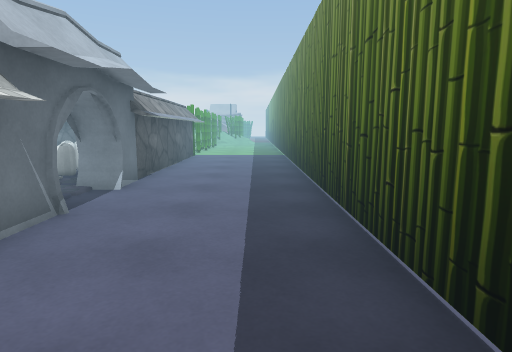
[1] (above)

18 first-person views from a walk through a Unity game level. The camera is 1.3 m above the floor, tilts 8° down and sees 75° across. The floor is counted in squares, 1 m on a side. Each view is taken from the middle of a square. On the plan, view 1 faces up. The plan holds only what a view shows up to about 14 squares ahead; the rest is blank. The place goes on beyond the plan. The player is left out. Some surface patterns are stand-ins.

[2]
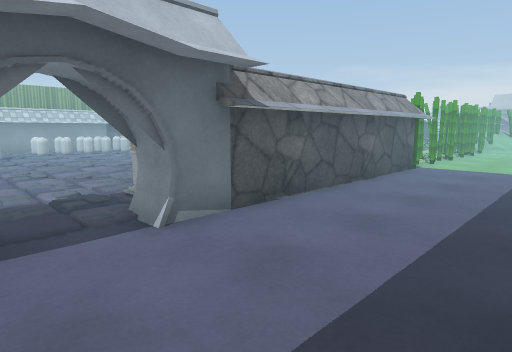

[3]
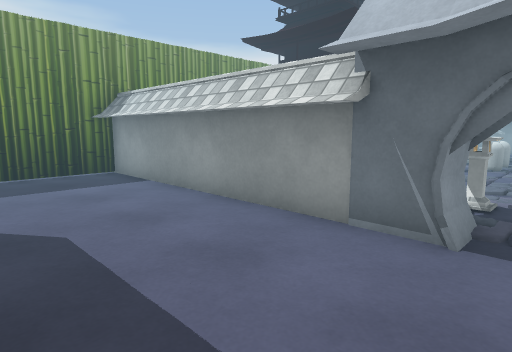

[4]
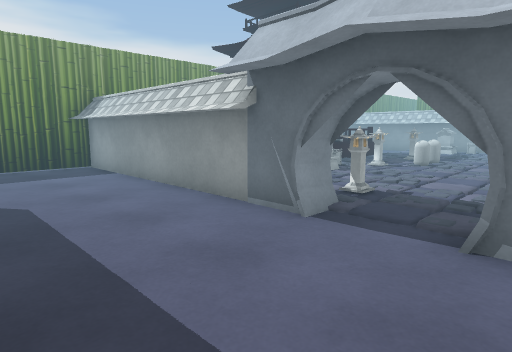

[5]
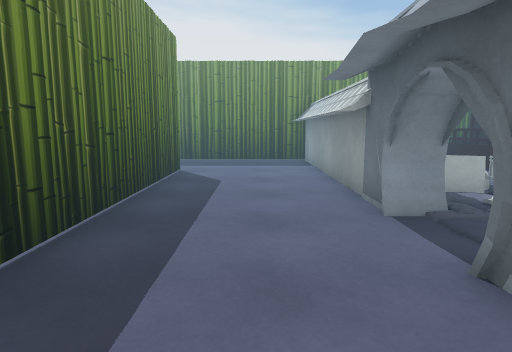

[6]
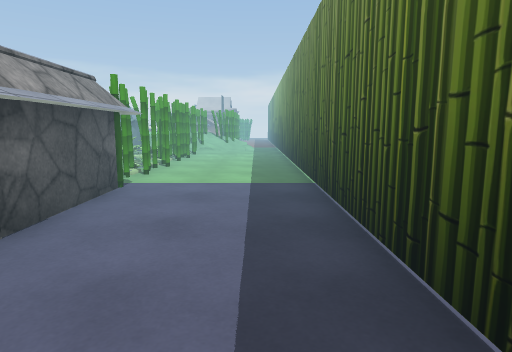

[7]
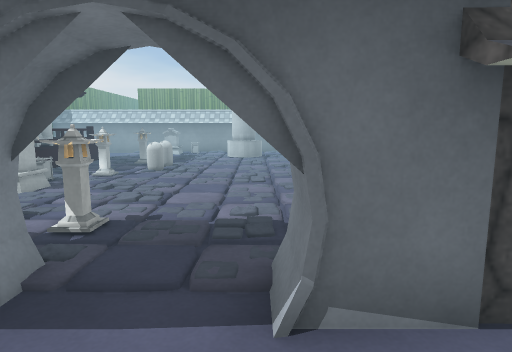

[8]
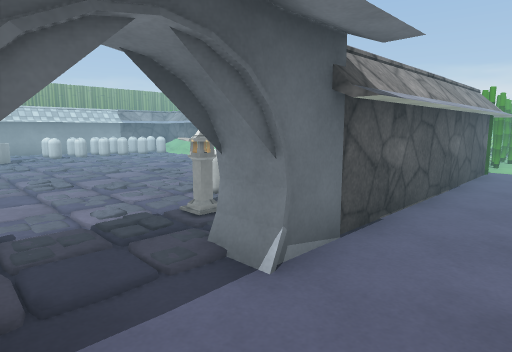

[9]
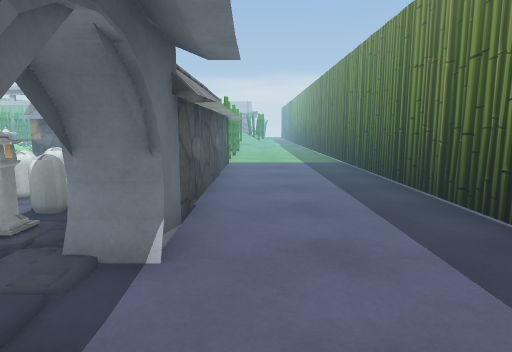

[10]
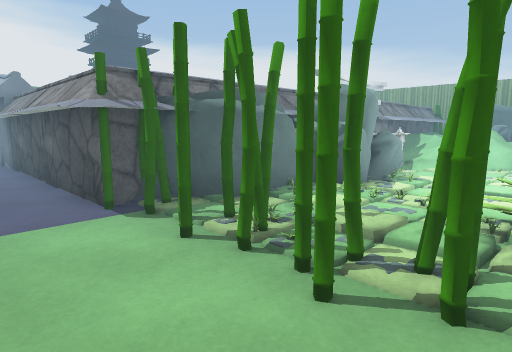

[11]
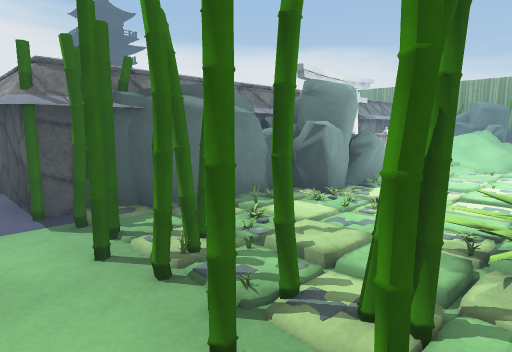

[12]
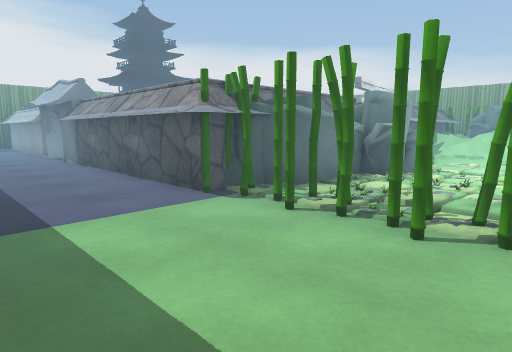

[13]
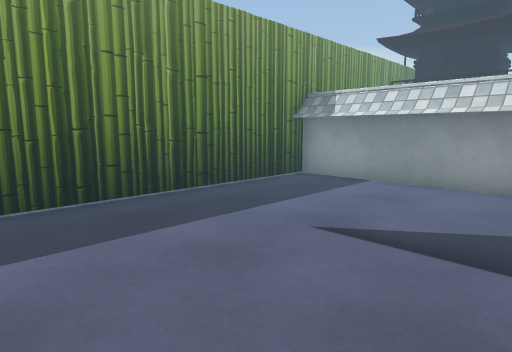

[14]
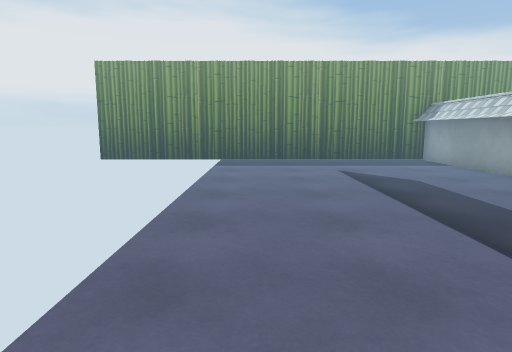

[15]
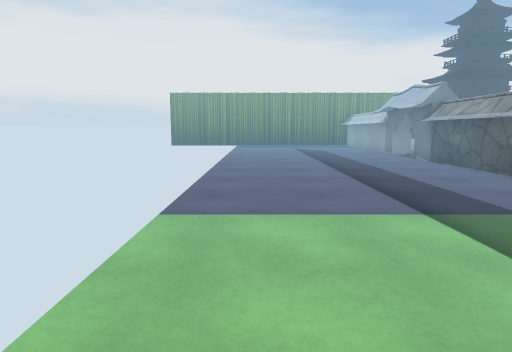

[16]
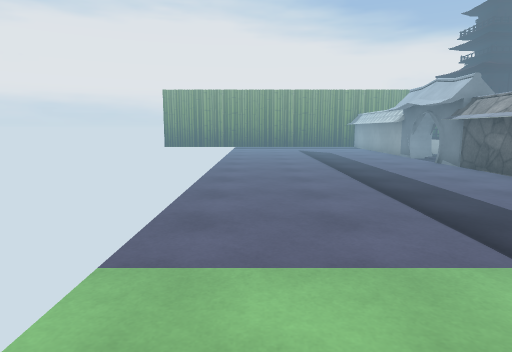

[17]
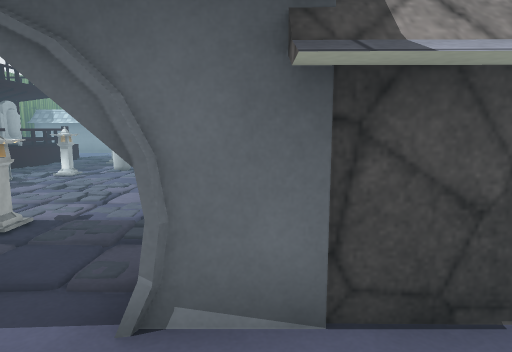

[18]
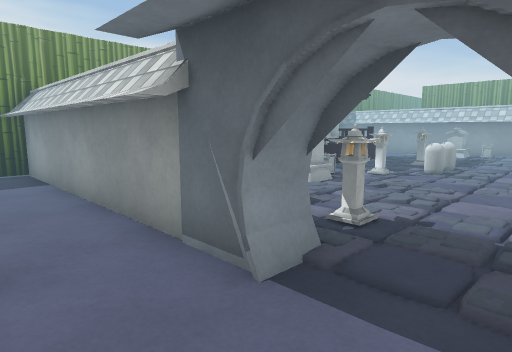

### Floor plan
Key: @ floor where view 1 was taken; # wall or solid block; . main floor; : floor 0.25 m higher than the main floor; + floor 0.5 m higher than the main floor; * floor 0.75 m higher than the main floor; % floor 1 m higher than the main floor; & floor 1.25 m higher than the main floor; = window, fence, low wall or low ledge; ^ raised ledge; T thing the floor can be seen under or through; C capsule; W tower; L lamp; H chair; G gate; O other object.
Columns run from 19 left of view 1 to 6 right of it. Each row starts with its distance up from view 1.
 22               .TT....# .
 21       :..O:..O:TT....#
 20 OO **+O... .O.:TT....T...
 19 OO &%% :.OO:O..TT....T...
 18  OO % +O OO OO.TT....T...
 17    ^^^^  GO O O##....T...
 16    ^^##G ###   ##....T...
 15          O      #....T...
 14                 #....T...
 13                 #....T...
 12      ....       #....T...
 11     ......   C  #....T...
 10    ..::..::. CO #....T...
  9   C.:...:...:CC #....T...
  8   ............O #....T...
  7    OO.:...:...:OO....T...
  6      ................T...
  5   ..:...:...:.OOO....T...
  4  O.....CC.....=##....T...
  3       O..O....O #....T...
  2     .::..:LOO   #....T...
  1     WWWWC       #....T...
  0      WWHCWWW    #..@.T...
 -1      WWWWWWW    #........
 -2         WWWW    #........
 -3         WWWW    #........
 -4          WW     ##########
 -5           W

Positions as (right, up) in squares from view 1, and headings:
1: (0, 0), facing up
2: (1, 5), facing up-left
3: (1, 6), facing down-left
4: (1, 8), facing down-left
5: (-1, 10), facing down
6: (0, 9), facing up
7: (-1, 7), facing left
8: (-1, 5), facing up-left
9: (-2, 4), facing up
10: (-1, 22), facing down-left
11: (-2, 22), facing down-left
12: (1, 22), facing down-left
13: (5, 2), facing down-left
14: (4, 10), facing down
15: (4, 22), facing down
16: (4, 20), facing down
17: (-1, 8), facing left
18: (-1, 7), facing down-left
